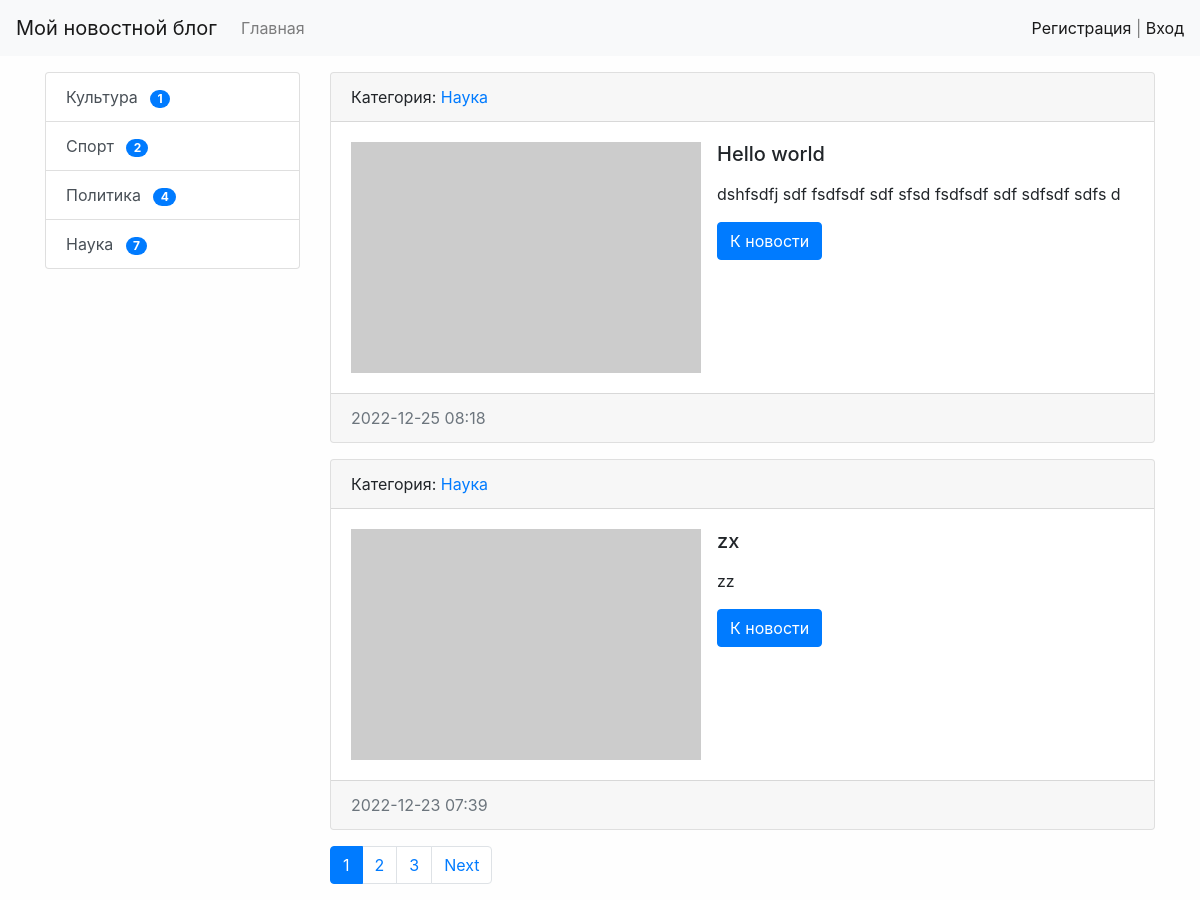
The page / on the database its author committed.
### news/models.py (models this page shows, shortened)
class Category(models.Model):
    title = models.CharField(
        max_length=150, db_index=True, verbose_name='Наиминование категории')
    def get_absolute_url(self):
        return reverse("category", kwargs={"category_id": self.pk})
    def __str__(self):
        return self.title
    class Meta:
        verbose_name = 'Категория'
        verbose_name_plural = 'Категории'
        ordering = ['title']

class News(models.Model):
    title = models.CharField(max_length=150, verbose_name="Наименование")
    content = models.TextField(blank=True, verbose_name="Контент")
    creates_at = models.DateTimeField(
        auto_now_add=True, verbose_name="Дата создания")
    updated_at = models.DateTimeField(
        auto_now=True, verbose_name="Дата обновления")
    photo = models.ImageField(
        upload_to='photos/%Y/%m/%d', verbose_name="Фото", blank=True)
    is_published = models.BooleanField(
        default=True, verbose_name="Опубликовано")
    category = models.ForeignKey(
        'Category', on_delete=models.PROTECT, verbose_name='Категория')
    views = models.IntegerField(default=0)
    def get_absolute_url(self):
        return reverse("view_news", kwargs={"pk": self.pk})
    class Meta:
        verbose_name = 'Новость'
        verbose_name_plural = 'Новости'
        ordering = ['-creates_at']

### news/views.py (the view)
# urls.py: path('', HomeNews.as_view(), name='home'),
class HomeNews(MyMixin, ListView):
    model = News
    template_name = 'news/home_news_list.html'
    context_object_name = 'news'
    mixin_prop = 'hello'
    paginate_by = 2
    def get_context_data(self, *, object_list=None, **kwargs):
        context = super().get_context_data(**kwargs)
        context['title'] = self.get_upper('Главная страница')
        context['mixin_prop'] = self.get_prop()
        return context
    def get_queryset(self):
        return News.objects.filter(is_published=True).select_related('category')

### news/templatetags/news_tags.py (called while the page is built)
@register.inclusion_tag('news/list_categories.html')
def show_categories():
    categories = Category.objects.annotate(
        cnt=Count('news', filter=F('news__is_published'))).filter(cnt__gt=0)
    return {'categories': categories}

### news/utils.py (called while the page is built)
    def get_prop(self):
        return self.mixin_prop.upper()

    def get_upper(self, s):
        if isinstance(s, str):
            return s.upper()
        else:
            return s.title.upper()

### news/templates/news/home_news_list.html (shortened to what this page needs)
{% extends 'base.html' %}  {% block sidebar %} {% include 'inc/_sidebar.html' %} {%endblock%}
{% block content %} {% for item in news %}
<div class="card mb-3">
	<div class="card-header">
		Категория:
		<a href="{{ item.category.get_absolute_url }}">{{item.category}}</a>
	</div>
	<div class="card-body">
		<div class="media">
			{% if item.photo %}
			<img
				class="mr-3"
				src="{{ item.photo.url }}"
				alt="news-photo"
				width="350px"
			/>
			{% else %}
			<img
				class="mr-3"
				src="https://picsum.photos/536/354"
				alt="lorem"
				width="350px"
			/>
			{% endif %}
			<div class="media-body">
				<h5 class="card-title">{{ item.title }}</h5>
				<p class="card-text">
					{{ item.content|safe|linebreaks|truncatewords:40 }}
				</p>
				<a
					href="{{ item.get_absolute_url }}"
					class="btn btn-primary"
					>К новости</a
				>
			</div>
		</div>
	</div>
	<div class="card-footer text-muted">
		{{ item.creates_at|date:"Y-m-d H:i" }}
	</div>
</div>
{%endfor%} {%endblock%}

### news/templates/news/list_categories.html
<div class="list-group">
	{% for item in categories %}
	<a
		href="{{ item.get_absolute_url }}"
		class="list-group-item list-group-item-action"
		>{{ item.title}}
		<span class="ml-2 badge badge-primary badge-pill">{{item.cnt}}</span>
	</a>
	{% endfor %}
</div>

### mysite/static/css/style.css (style rules this page uses)
body { background-color: #fefefe; }

### rows shown on the page
Category: title "Культура", cnt "1"
Category: title "Спорт", cnt "2"
Category: title "Политика", cnt "4"
Category: title "Наука", cnt "7"
News: category "Наука", title "Hello world", content "dshfsdfj sdf fsdfsdf sdf sfsd fsdfsdf sdf sdfsdf sdfs d", creates_at "2022-12-25 08:18"
News: category "Наука", title "zx", content "zz", creates_at "2022-12-23 07:39"

### other values the page prints
{{ p }} "1"
{{ p }} "2" "3"
